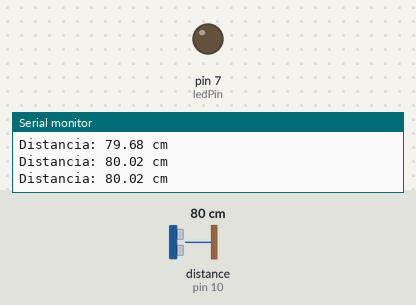
A sketch run on a simulated Arduino Uno, built with avr-gcc and run on an emulated ATmega328P. Shown: output pins drawn as LEDs (lit = HIGH), the last lines printed to the serial monitor. Wiring (inferred from the names in the program): ultrasonic range finder: trigger pin 9; echo pin 10. Inputs (shaded band) come from the test bench; at power-on: distance to the obstacle (sensor on pin 10) 80 cm. The echo pulse lasts 58.3 µs per cm; pins used as bus, display or sensor lines are not drawn.

Above: at 1.3 s.
1.4 s: distance to the obstacle (sensor on pin 10) set to 11 cm
2.9 s: distance to the obstacle (sensor on pin 10) set to 8 cm
At 3.8 s:
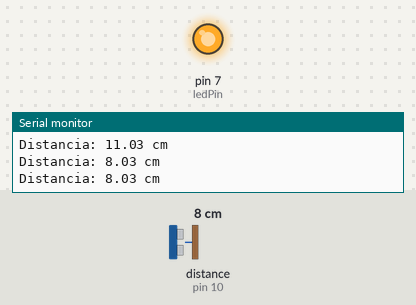
4.5 s: distance to the obstacle (sensor on pin 10) set to 18 cm
At 5.1 s:
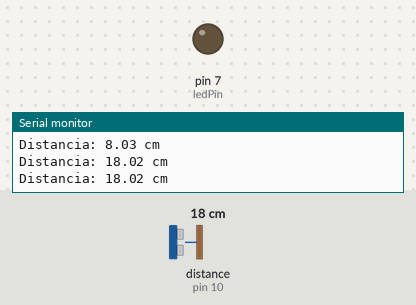
6.0 s: distance to the obstacle (sensor on pin 10) set to 2 cm
At 6.5 s:
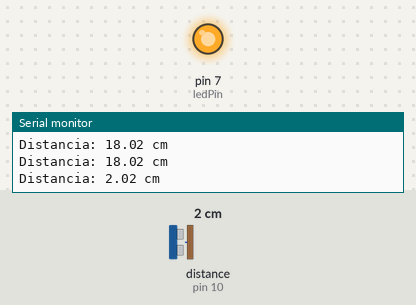
Timing chart, 0 to 8.5 s (numbered marks = the images above; inputs shaded):
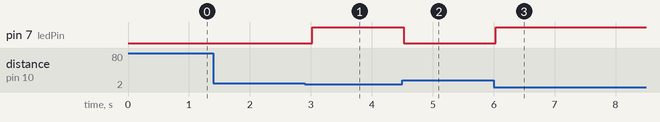

The sketch:

EJ15-CODIGO.ino
```cpp
// Definición de pines
const int trigPin = 9;   // Pin para enviar el pulso ultrasónico
const int echoPin = 10;  // Pin para recibir el eco
const int ledPin = 7;    // Pin donde está conectado el LED

void setup() {
  pinMode(trigPin, OUTPUT);
  pinMode(echoPin, INPUT);
  pinMode(ledPin, OUTPUT);
  Serial.begin(9600);  // Inicializar la comunicación serial
}

void loop() {
  long duration;
  float distance;

  // Enviar un pulso ultrasónico
  digitalWrite(trigPin, LOW);
  delayMicroseconds(2);
  digitalWrite(trigPin, HIGH);
  delayMicroseconds(10);
  digitalWrite(trigPin, LOW);

  // Medir el tiempo del eco
  duration = pulseIn(echoPin, HIGH);

  // Convertir tiempo a distancia en cm (velocidad del sonido = 343 m/s)
  distance = (duration * 0.0343) / 2;

  // Mostrar la distancia en el monitor serial
  Serial.print("Distancia: ");
  Serial.print(distance);
  Serial.println(" cm");

  // Si la distancia es menor a 10 cm, encender el LED
  if (distance < 10.0 && distance > 0) {
    digitalWrite(ledPin, HIGH);
  } else {
    digitalWrite(ledPin, LOW);
  }

  delay(500); // Pequeña pausa para estabilidad
}
```

Measured:
- the behaviour switches between 10 and 9 cm on distance to the obstacle (sensor on pin 10) (found by bisection; images 0 and 1)
- after the input at 2.9 s, pin 7 (ledPin): LOW → HIGH after 0.12 s
- after the input at 4.5 s, pin 7 (ledPin): HIGH → LOW at once
- after the input at 6.0 s, pin 7 (ledPin): LOW → HIGH at once
